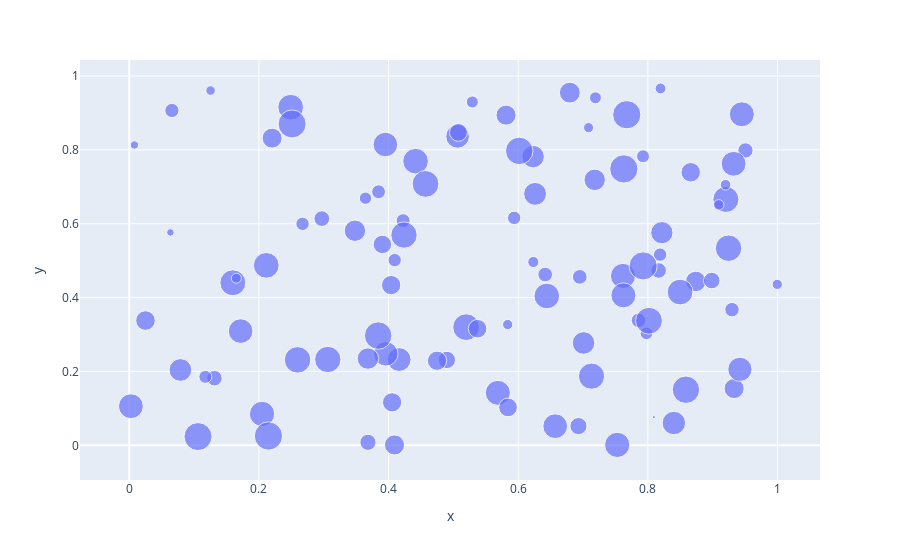

Notebook code for this chart:
### Code cell
## Scale markers along numerical variable
px.scatter(x=x, y=y, size=z)
